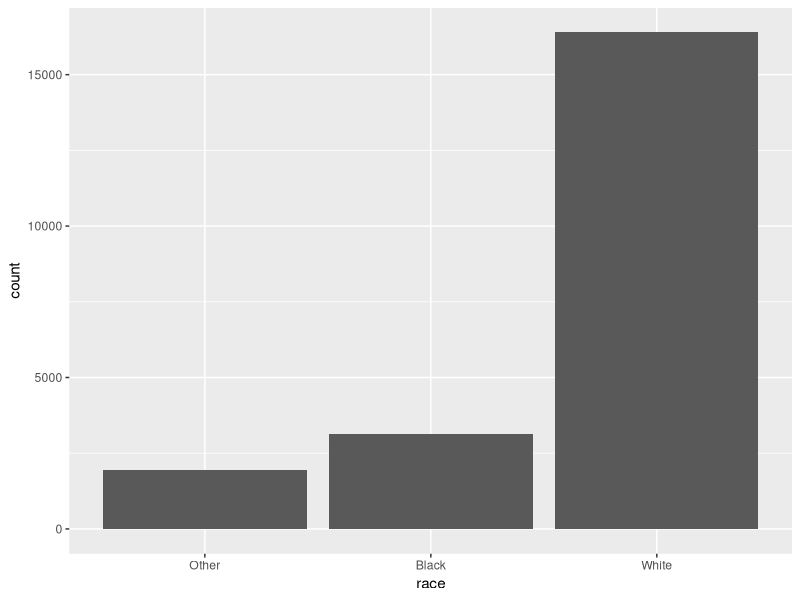
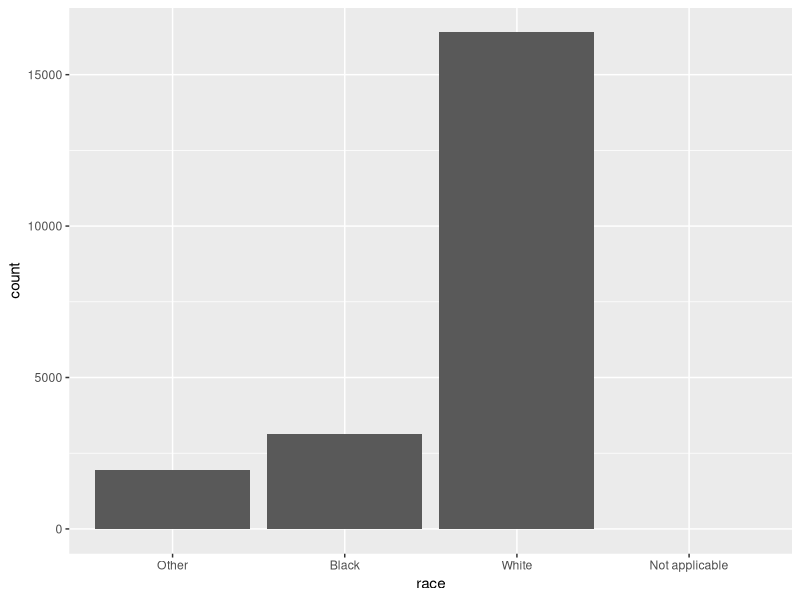
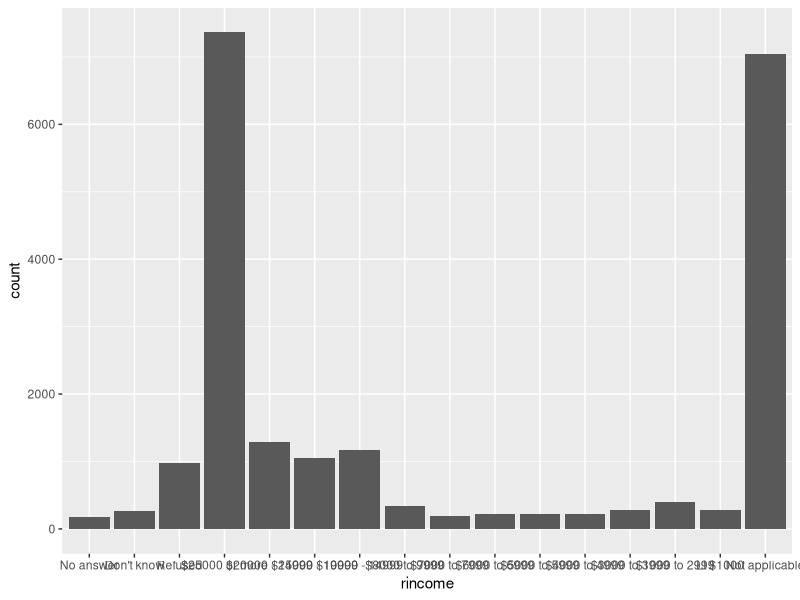
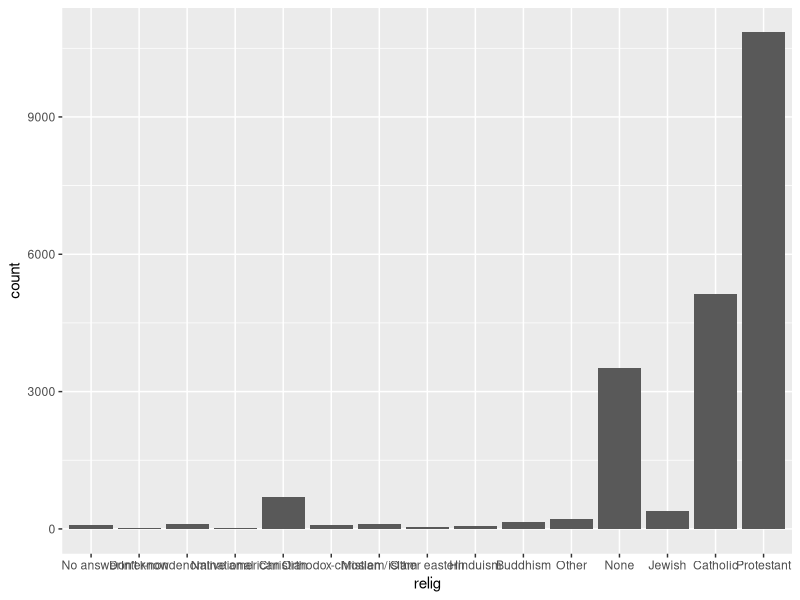
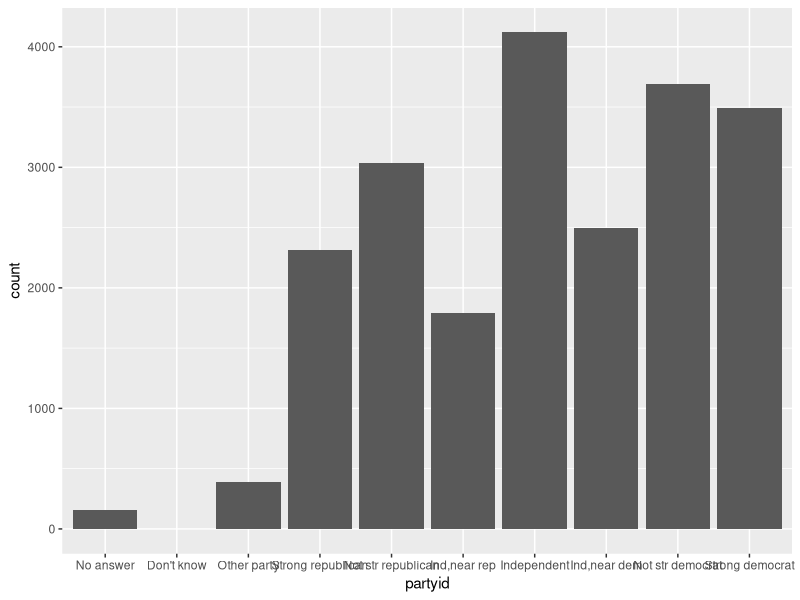
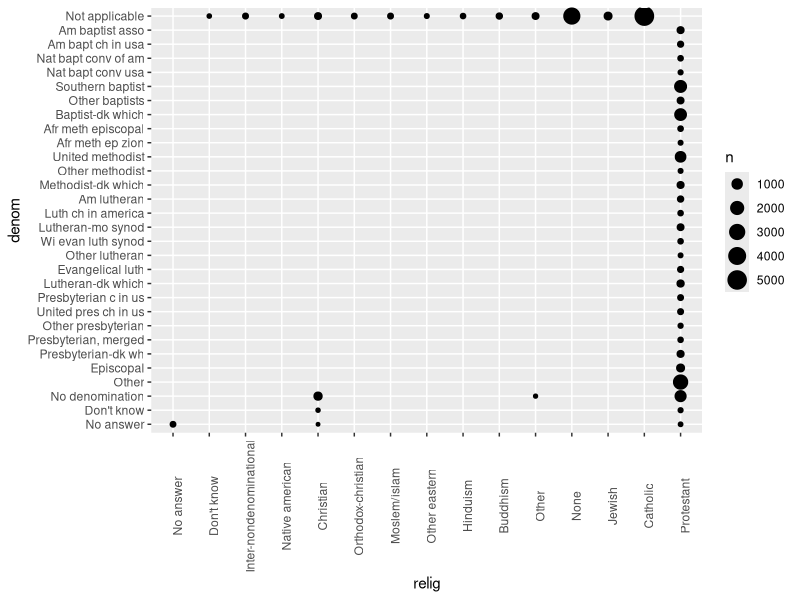
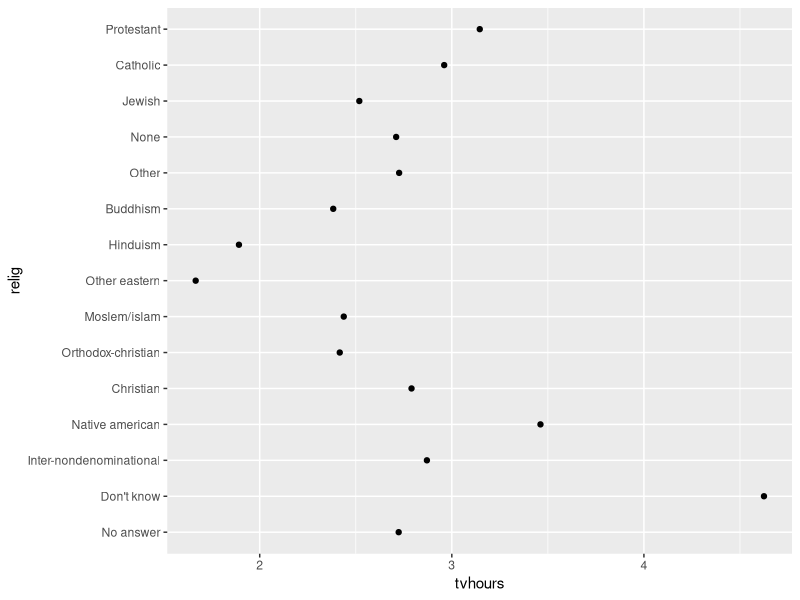
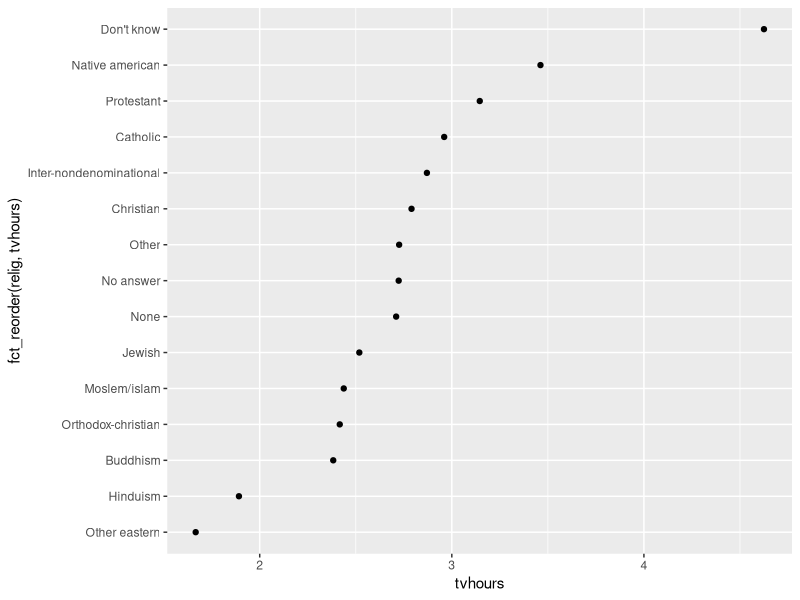

Source code (R) for these figures, in order:
#creating factors - a factor is a type categorical variable that can only take a 1. SPECIFIC  set of 2. ORDERED values
#you use them when you don't want to be exposed to typos and want to coerce a specific order. rather than a string

install.packages("tidyverse")
library(readr)
library(forcats)
library(tidyverse)
#ie the following shows how when you use strings you can 1. make typos and 2. not sort very cleverly.
x1 <- c("Dec", "Apr", "Jan", "Mar")
x2 <- c("Dec", "Apr", "Jam", "Mar")
sort(x1)

month_levels <- c(
  "Jan", "Feb", "Mar", "Apr", "May", "Jun", "Jul", "Aug", "Sep", "Oct", "Nov", "Dec"
)
#make it a factor!
y1 <- factor(x1, levels = month_levels)
#behold - now you get the months in the correct order (together with the levels!)
sort(y1)

#any values not in the set will be silently converted to NA:
y2 <-  factor(x2, levels = month_levels)
y2
#if you want a warning you can use parse_factor: (from readr)
y2 <- parse_factor(x2, levels = month_levels)

#General Social Survey results
gss_cat

#you can use the count() function to see factors <-  KEY POINT
gss_cat %>%
  count(race)

#or bar chart
ggplot(gss_cat, aes(race)) +
  geom_bar()

#can force display of levels that don't have any values with 
ggplot(gss_cat, aes(race)) +
  geom_bar() +
  scale_x_discrete(drop = FALSE)

#the two most important operations with factors are changing the orders of the levels and changing the values of the levels
#These operations are described after the quiz.

#15.3.1 - 1 explore dist of rincome. What makes the default bar cart hard to understand and how to improve?
ggplot(gss_cat, aes(rincome)) +
  geom_bar()
#the massive overlap of level variable names makes it hard to read the x axis.improve it by altering the names of the levels
#so that they are smaller and/or change the orientation if possible

#15.3.1 - 2 What is the most common relig in this survey? Whats the most common partyid?
ggplot(gss_cat, aes(relig)) +
  geom_bar()
ggplot(gss_cat, aes(partyid)) +
  geom_bar()
#protestant, independent

#15.3.1 -3 Which relig does denom apply to? how can you find out with a table? How can you find out with a visualisation?

#with a table you could just look at it and for each observation with a specific religion, check if there is a specific
#denomination value. In this case a glance at the table reveals that only Protestant has non-NA Levels for denom.

#With a visualisation you could count over both religion AND denomination variables
#this wouldn't work with a bar graph naively. however you could use a SCATTER PLOT
#which uses size of dot as proxy for count of observations
gss_cat %>%
  count(relig, denom) %>%
  ggplot(aes(x = relig, y = denom, size = n)) +
  geom_point() +
  theme(axis.text.x = element_text(angle = 90))

#15.4 Modifying Factor Order
#it can be useful to change the order of the factor levels in a visualisation. IE imagine you wanted to explore
#the average number of hours spent watching tv per day across regions:
relig_summary <- gss_cat %>%
  group_by(relig) %>% 
  summarise(
    age = mean(age, na.rm = TRUE),
    tvhours = mean(tvhours, na.rm = TRUE),
    n = n()
  )

ggplot(relig_summary, aes(tvhours, relig)) + geom_point()

#this plots difficult to interpret because theres no overall pattern - we improve it by reordering the levels of relig
#using fct_reorder() <-  KEY POINT
#this takes 3 arguments - f - fator to modify, x- numeric vector you want to use, FUN - a function used if multiple
#values of x for each value of f (default is median)

ggplot(relig_summary, aes(tvhours, fct_reorder(relig, tvhours))) +
  geom_point()
#so here relig acts as the factor whose levels I want to modify and tvhours is the numeric vector to be used to reorder.
#this output is much easier to read

#RECCOMMENDATION - MOVE TRANSFORMATIONS OUT OF AES() and into a separate MUTATE() step
#ie
relig_summary %>%
  mutate(relig = fct_reorder(relig, tvhours)) %>%
  ggplot(aes(tvhours, relig)) +
    geom_point()
#similar plot looking at how average age varies across reported income level
rincome_summary <- gss_cat %>%
  group_by(rincome) %>%
  summarise(
    age = mean(age, na.rm = TRUE),
    tvhours = mean(tvhours, na.rm = TRUE),
    n = n()
  )

ggplot(rincome_summary, aes(age, fct_reorder(rincome, age))) + geom_point()
#in this case using fct_reorder is the wrong approach because rincome already has a meaningful order.
#however it does make sense to pull NA to the front using fct_relevel,which takes factor f then any number of levels
#that you want ot move to the front (ie bottom) of the graph

ggplot(rincome_summary, aes(age, fct_relevel(rincome, "Not applicable"))) +
  geom_point()

#when colouring lines on a plot fct_reorder2() reorders the factor by the y values associated with the largest x values
#This makes the plot easier to read because the line colurs line up ith the legend.

#translation - the order of the variables in the legend will correspond to their ranking AT THE RIGHTMOST POINT IN THE
#GRAPH

#proportion married by age
by_age <- gss_cat %>%
  filter(!is.na(age)) %>% 
  count(age, marital) %>%
  group_by(age) %>% 
  mutate(prop = n / sum(n))
#DEFAULT CONFUSING OUTPUT
ggplot(by_age, aes(age, prop, colour = marital)) +
  geom_line(na.rm = TRUE)
#COOL AND GOOD CLEAR OUTPUT WITH NEATLY ALIGNED VARIABLES
ggplot(by_age, aes(age, prop, colour = fct_reorder2(marital, age, prop))) +
  geom_line() +
  labs(colour = "marital")

#finally you can use fct_infreq() to order levels by increasing frequency and can be combined with fct_rev()
#(fct_rev reverses the order of a factoral variable)
gss_cat %>%
  mutate(marital = marital %>% fct_infreq() %>% fct_rev()) %>%
  ggplot(aes(marital)) +
    geom_bar()

#There are some high numbers in TV hours - IS THE MEAN A GOOD SUMMARY?
#No, we should use median as our measure of central tendency instead - it's less sensitive to outliers.

#FOR EACH FACTOR IN GSS_CATIDENTIFY WHETHER THE ORDER OF THE LEVELS IS ARBITRARY OR PRINCIPLED
#get a reminder of the names - remember you can use count() to see factors but only if you go col by col.
gss_cat %>%
  count(year)
#year is principled
gss_cat %>% 
  count(marital)
#marital is arbitrary
gss_cat %>%
  count(race)
#race order is arbitrary too - and so on for each variable

#WHY DID MOVING NA to the front of the levels move it to the bottom of the plot?
#presumably becausTe the function that constructs the plot takes an input vector or list - NA has been moved to the front
#or top of that list and therefore is the first value encountered by the function, and gets put at the first position
#in the graph

#15.5 MODIFYING FACTOR LEVELS

#recode letyou chnge the value of each level. you can also collapse and restructure these. 1200 WED 8th

